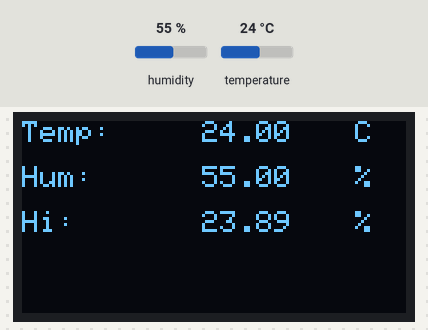
Simulated run of this sketch. Board: Arduino Uno, built with avr-gcc and run on an emulated ATmega328P. On the bench: 128×64 one-colour display. The inputs (shaded band) are chosen by the test bench; at power-on: humidity 55 %, temperature 24 °C.

Above: at 4.6 s.
4.7 s: humidity set to 22 %
At 6.8 s:
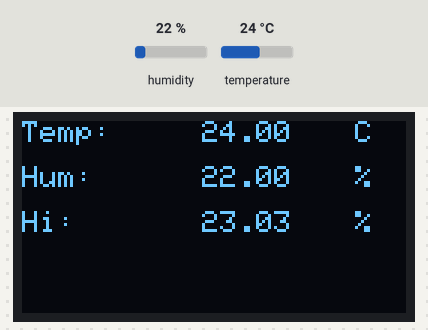
7.7 s: temperature set to 12 °C
At 8.4 s:
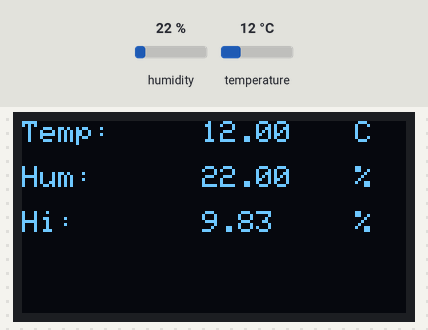
10.7 s: humidity set to 40 %
At 13.0 s:
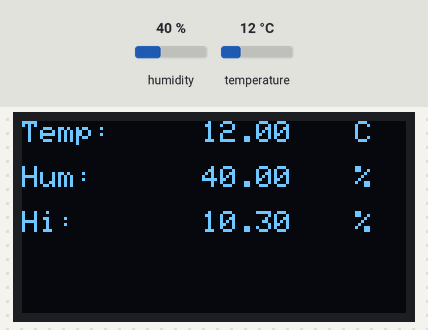
13.7 s: temperature set to 19 °C
At 14.6 s:
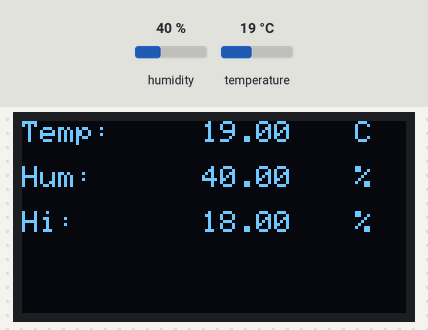
Timing chart, 0 to 16.7 s (numbered marks = the images above; inputs shaded):
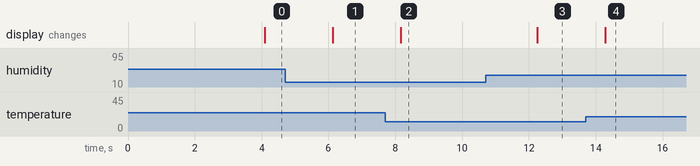

The sketch:

hygrometer.ino
```cpp
#include <SPI.h>
#include <Wire.h>
#include <DHT.h>
#define DHTPIN 2
#define DHTTYPE DHT22
#include <Adafruit_GFX.h>
#include <Adafruit_SSD1306.h>
DHT dht(DHTPIN, DHTTYPE);

#define SCREEN_WIDTH 128 // OLED display width, in pixels
#define SCREEN_HEIGHT 64 // OLED display height, in pixels

// Declaration for an SSD1306 display connected to I2C (SDA, SCL pins)
#define OLED_RESET     -1 // Reset pin # (or -1 if sharing Arduino reset pin)
Adafruit_SSD1306 display(SCREEN_WIDTH, SCREEN_HEIGHT, &Wire, OLED_RESET);


void setup() {
   Serial.begin(9600);
     dht.begin();
   if(!display.begin(SSD1306_SWITCHCAPVCC, 0x3C)) { // Address 0x3C for 128x32
   Serial.println(F("SSD1306 allocation failed"));
   for(;;); // Don't proceed, loop forever
          }

  // Clear the buffer
  display.clearDisplay();

  display.setTextSize(1);
  display.setTextColor(WHITE);
  display.setCursor(0, 5);
  // Display static text
  display.println("Welcome");
  display.setCursor(0, 15);
  display.println("To");
  display.setCursor(0, 25);
  display.println("HydroSchmm");
  display.display();
  delay(2000);

}

void loop()
{
  delay (2000);
  display.clearDisplay();
  display.setTextSize(1.5);
  display.setTextColor(WHITE);
  display.setCursor(0, 0);
  float h = dht.readHumidity();     //Reading the humidity value

  //display.println(h);

  float t = dht.readTemperature();     //Reading the temperature value

  //display.println(t);

  float fah = dht.readTemperature(true); //Reading the temperature in Fahrenheit
  if (isnan(h) || isnan(t) || isnan(fah)) {   //Checking if we are receiving the values or not
  Serial.println("Failed to read from DHT sensor!");

  return;

  }

  float heat_index = dht.computeHeatIndex(fah, h); //Calculating the heat index in Fahrenheit
  float heat_indexC = dht.convertFtoC(heat_index);    //Calculating the heat index in Celsius

    display.println("Temp: ");
  display.setCursor(0, 15);
  display.println("Hum: ");
  display.setCursor(0, 30);
  display.println("Hi: ");
  display.setCursor(60,0);
  display.println(t);
  display.setCursor(60,15);
  display.println(h);
  display.setCursor(60,30);
  display.println(heat_indexC);

  display.setCursor(105,0);
  display.println(" C");
    display.setCursor(105,15);
  display.println(" %");
    display.setCursor(105,30);
  display.println(" %");
  display.display();
}
```

Measured:
- after the input at 4.7 s, the display: changes after 1.4 s (image 1)
- after the input at 7.7 s, the display: changes after 0.47 s (image 2)
- after the input at 10.7 s, the display: changes after 1.5 s (image 3)
- after the input at 13.7 s, the display: changes after 0.58 s (image 4)
